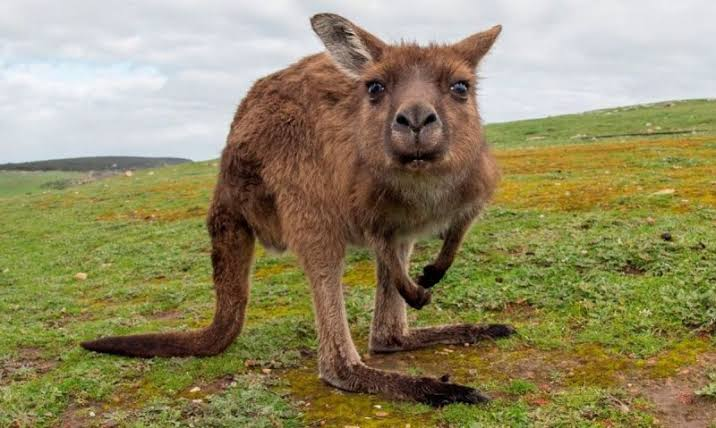
#> input picture lineas_esquinas_canguro_Nc=0068.jpg, 716 x 428 px, found by its file name
$ python ejemplo2_esquinas.py
#> lines starting #> are read from the running program, lines starting #| are printed output that depends on the picture; after the words box and inside, x2 and y2 are one past the last pixel; in counts of white or black regions, pixels touching at a corner belong together
import cv2
import numpy as np
print("Christian Garcia Jimenez Nc = 0068")
# Cargar imagen
imagen = cv2.imread("lineas_esquinas_canguro_Nc=0068.jpg")
#> imagen is the input picture: shape (428, 716, 3); mean B, G, R 100.1, 138.4, 147

# Verificar que la imagen exista
if imagen is None:
    print("Error: no se pudo cargar la imagen.")
    exit()

# Convertir a escala de grises
gris = cv2.cvtColor(imagen, cv2.COLOR_BGR2GRAY)
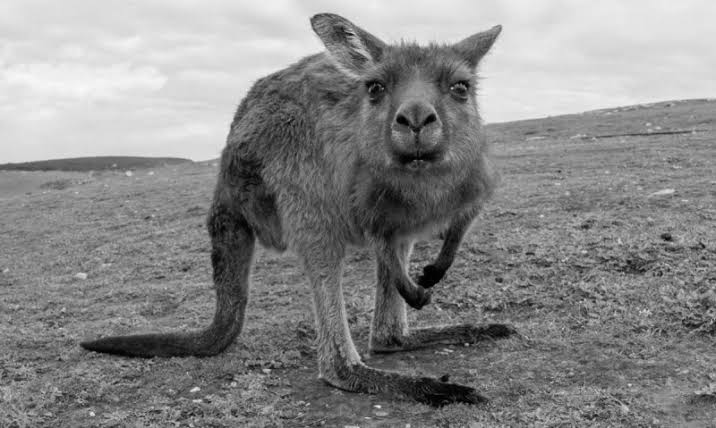
#> gris: shape (428, 716); min 0, max 251, mean 136.6

# Convertir a tipo float32
gris_float = np.float32(gris)

# Detectar esquinas mediante Harris
esquinas = cv2.cornerHarris(
    gris_float,
    2,
    3,
    0.04
)
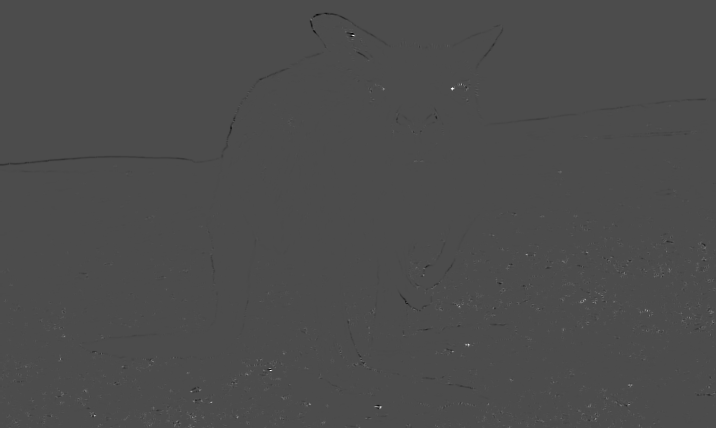
#> esquinas: shape (428, 716) float32; min -7012781, max 16487821, mean 14636.4; drawn with min black and max white

# Dilatar para hacer visibles las esquinas
esquinas = cv2.dilate(
    esquinas,
    None
)
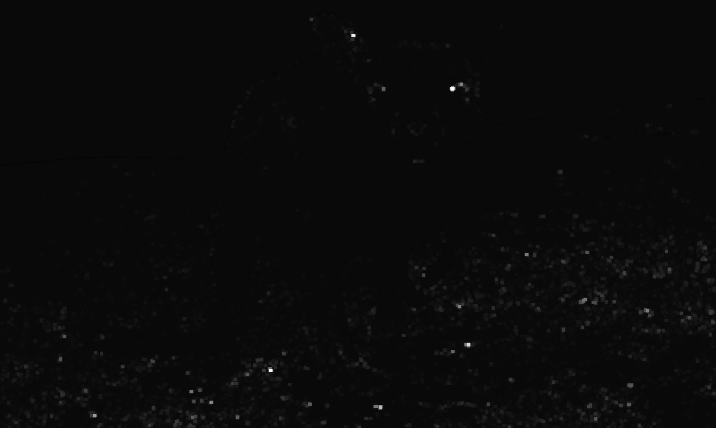
#> esquinas: shape (428, 716) float32; min -603889.5, max 16487821, mean 105433.3; drawn with min black and max white

# Crear copia
resultado = imagen.copy()

# Umbral para identificar esquinas
umbral = 0.05 * esquinas.max()
#> umbral = 824391.1

# Marcar esquinas
resultado[esquinas > umbral] = [0, 0, 255]
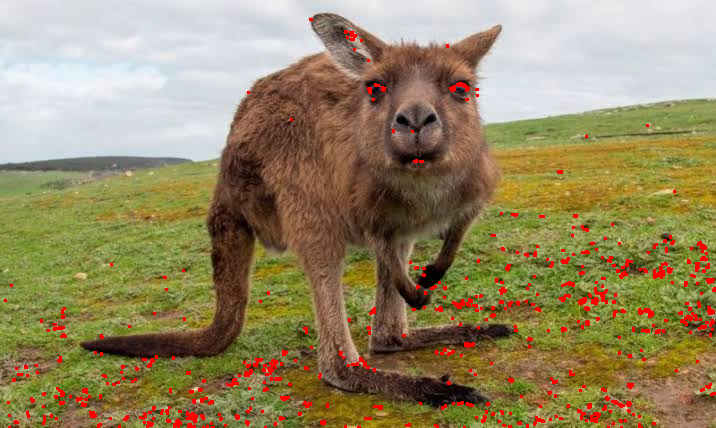
#> resultado: shape (428, 716, 3); 2.53% of pixels changed, all inside (x1, y1, x2, y2) = (4, 18, 716, 428)

# Mostrar resultados
cv2.imshow(
    "Imagen original",
    imagen
)

cv2.imshow(
    "Esquinas detectadas",
    resultado
)

# Guardar resultado
cv2.imwrite(
    "lineas_esquinas_canguro_Nc=0068.jpg",
    resultado
)

# Contar esquinas aproximadas
cantidad_esquinas = np.sum(
    esquinas > umbral
)
#> cantidad_esquinas = 7765

print("Deteccion de esquinas terminada.")
print("Cantidad aproximada de puntos detectados:",
      cantidad_esquinas)
#| Cantidad aproximada de puntos detectados: 7765

print("Resultado guardado en:")
print("lineas_esquinas_canguro_Nc=0068.jpg")

# Esperar una tecla
cv2.waitKey(0)

# Cerrar ventanas
cv2.destroyAllWindows()

print("Christian Garcia Jimenez Nc = 0068")
